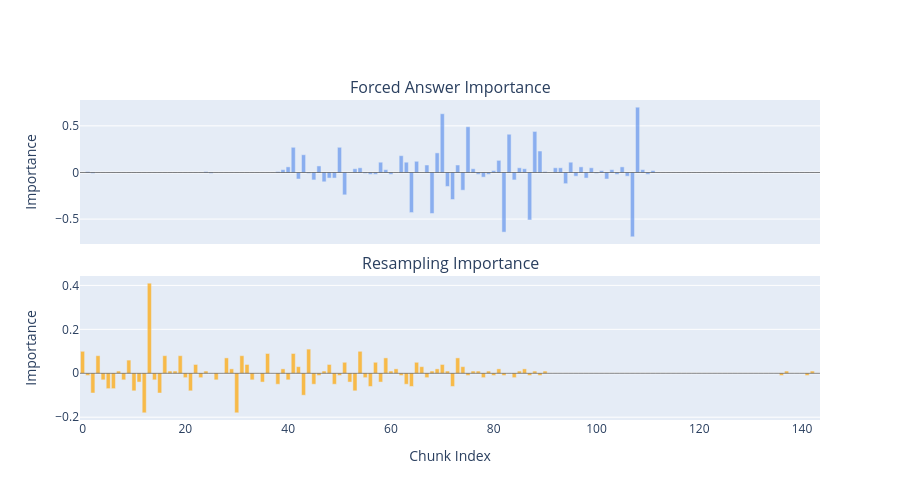

Notebook cell for this chart:
### Markdown cell above
### Exercise - compare resampling importance

> ```yaml
> Difficulty: 🔴⚪⚪⚪⚪
> Importance: 🔵🔵🔵⚪⚪
> 
> You should spend up to 5-10 minutes on this exercise.
> ```

The same `calculate_answer_importance` function works - we just apply it to different data!

Before computing this, make a concrete prediction: **which chunks do you think will have the highest resampling importance?** Will they be the same chunks that had high forced answer importance, or different ones? Will the importance be concentrated near the end of the trace (like forced answer importance) or more spread out? Write down your prediction, then compute the results and see how well your intuition matched.

### Code cell
# YOUR CODE HERE - compute `resampling_importances` using `calculate_answer_importance`
full_cot_list2 = [[i['rollout'] for i in j] for j in problem_data['chunk_solutions']]



resampling_importances = []
resampling_importances = calculate_answer_importance(full_cot_list2, answer = problem_data["problem"]["gt_answer"])
# Compare with precomputed values from dataset (they used a slightly different method to us, but
# we should get an answer within 1% of theirs)
precomputed = [chunk["resampling_importance_accuracy"] for chunk in problem_data["chunks_labeled"][:-1]]
avg_diff = np.abs(np.subtract(resampling_importances, precomputed)).mean()
assert avg_diff < 0.01, "Error above 1% threshold"

# Plot comparison between these two metrics
chunks_for_hover = [chunk["chunk"] for chunk in problem_data["chunks_labeled"][:-1]]
hover_texts = [chunk[:100] + "..." if len(chunk) > 100 else chunk for chunk in chunks_for_hover]

fig = make_subplots(
    rows=2,
    cols=1,
    shared_xaxes=True,
    vertical_spacing=0.1,
    subplot_titles=("Forced Answer Importance", "Resampling Importance"),
)

for row, color, y in [(1, "cornflowerblue", forced_importances), (2, "orange", resampling_importances)]:
    fig.add_trace(
        go.Bar(
            x=list(range(len(y))),
            y=y,
            opacity=0.7,
            name="Forced" if color == "cornflowerblue" else "Resampling",
            marker_color=color,
            hovertemplate="<b>Chunk %{x}</b><br>Importance: %{y:.4f}<br>Text: %{customdata}<extra></extra>",
            customdata=hover_texts,
        ),
        row=row,
        col=1,
    )

fig.add_hline(y=0, line_color="black", line_width=0.5, row=1, col=1)
fig.add_hline(y=0, line_color="black", line_width=0.5, row=2, col=1)
fig.update_layout(width=900, height=500, showlegend=False)
fig.update_xaxes(title_text="Chunk Index", row=2, col=1)
fig.update_yaxes(title_text="Importance", row=1, col=1)
fig.update_yaxes(title_text="Importance", row=2, col=1)
fig.show()

### Figure 1 — Plotly figure (JSON) as saved in the notebook; plotly's stock layout.template omitted (floating-point values rounded to 4 significant figures; data arrays with more than 128 entries replaced by an {"elided": "..."} marker saying what was removed)
{"data": [{"customdata": {"elided": "144 str values"}, "hovertemplate": "<b>Chunk %{x}</b><br>Importance: %{y:.4f}<br>Text: %{customdata}<extra></extra>", "marker": {"color": "cornflowerblue"}, "name": "Forced", "opacity": 0.7, "type": "bar", "x": {"elided": "144 int values"}, "xaxis": "x", "y": {"elided": "144 float values"}, "yaxis": "y"}, {"customdata": {"elided": "144 str values"}, "hovertemplate": "<b>Chunk %{x}</b><br>Importance: %{y:.4f}<br>Text: %{customdata}<extra></extra>", "marker": {"color": "orange"}, "name": "Resampling", "opacity": 0.7, "type": "bar", "x": {"elided": "144 int values"}, "xaxis": "x2", "y": {"elided": "144 float values"}, "yaxis": "y2"}], "layout": {"annotations": [{"font": {"size": 16}, "showarrow": false, "text": "Forced Answer Importance", "x": 0.5, "xanchor": "center", "xref": "paper", "y": 1, "yanchor": "bottom", "yref": "paper"}, {"font": {"size": 16}, "showarrow": false, "text": "Resampling Importance", "x": 0.5, "xanchor": "center", "xref": "paper", "y": 0.45, "yanchor": "bottom", "yref": "paper"}], "height": 500, "shapes": [{"line": {"color": "black", "width": 0.5}, "type": "line", "x0": 0, "x1": 1, "xref": "x domain", "y0": 0, "y1": 0, "yref": "y"}, {"line": {"color": "black", "width": 0.5}, "type": "line", "x0": 0, "x1": 1, "xref": "x2 domain", "y0": 0, "y1": 0, "yref": "y2"}], "showlegend": false, "width": 900, "xaxis": {"anchor": "y", "domain": [0, 1], "matches": "x2", "showticklabels": false}, "xaxis2": {"anchor": "y2", "domain": [0, 1], "title": {"text": "Chunk Index"}}, "yaxis": {"anchor": "x", "domain": [0.55, 1], "title": {"text": "Importance"}}, "yaxis2": {"anchor": "x2", "domain": [0, 0.45], "title": {"text": "Importance"}}}}
